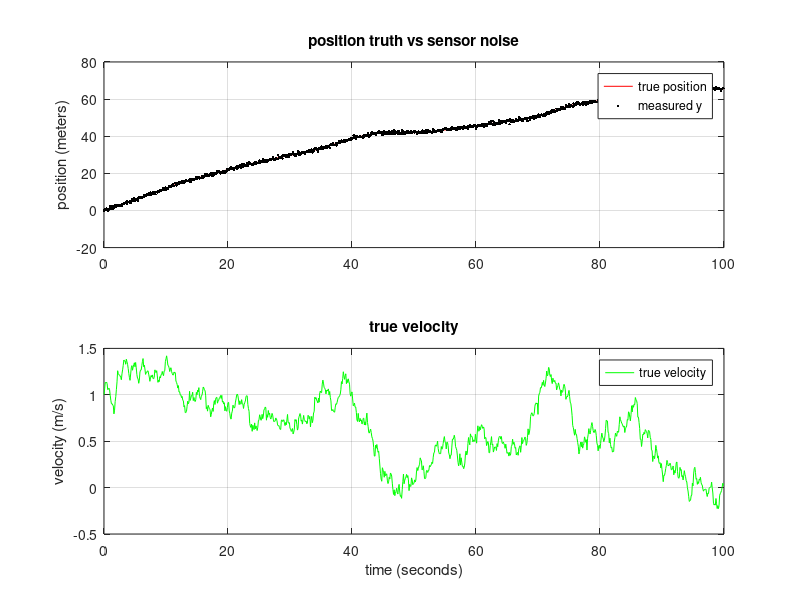

MATLAB code to generate this figure:
%Matrix kalman filter v1.0
%BEE499 Ghirmai Spring 2026

%x is the true state. The actual position or value of the object that we
%cant see.
%y(n) is sensor noise. This is not a perfect value of the true value.
%xest is the filter's estimate with example physics formula and sensor noise
%p(n) is the prediction error. This means how much we trust the current
%estimate.
%k(n) kalman gain helps to offset the sensor to a more accurate value.

clear; clc; 

%given values:
N=1000; %amount of cycles to run in the simulation
T = 0.1; %time step in seconds

A = [1 T;
    0 1];

C = [1, 0];

a=0.8; 
c=0.6;

var_w = 0.25;
var_v = 0.25;

%given that (sigma_v)^2 and (sigma_w)^2 = 0.25
sigma_w = 0.5;
sigma_v = 0.5;

%x matrix has 2 rows position, velocity and N columns
x = zeros(2, N);
%y matrix has 1 row (measured position) and N columns
y = zeros(1, N);

%given initial values of x
x(:, 1) = [0;
           1];

%simulation loop
for n = 2:N

   %simulation generates a random process noise:
   w = [0.5*T^2; T] * sqrt(var_w) * randn;

   %calculate next state based off the noise we just got
   x(:, n) = A * x(:, n-1) + w;

   %measurement update step in same loop
   %simulation generates a random measurement noise:
   %this is like a real sensor measurment, but we randomize it here
   v_noise = sqrt(var_v) * randn;
   y(n) = C * x(:, n) + v_noise;

end

figure;

%instead of plotting over n, plot over actual time
time = (0: N-1) * T;

%plot position
subplot(2,1,1);
% Plotting Truth as a solid line and Measurements as black dots
plot(time, x(1,:), 'r'); 
hold on;
plot(time, y, 'k.'); 
grid on;
title('position truth vs sensor noise');
ylabel('position (meters)');
legend('true position', 'measured y');

%plot velocity
subplot(2,1,2);
plot(time, x(2,:), 'g');
grid on;
title('true velocity');
ylabel('velocity (m/s)');
xlabel('time (seconds)');
legend('true velocity');
